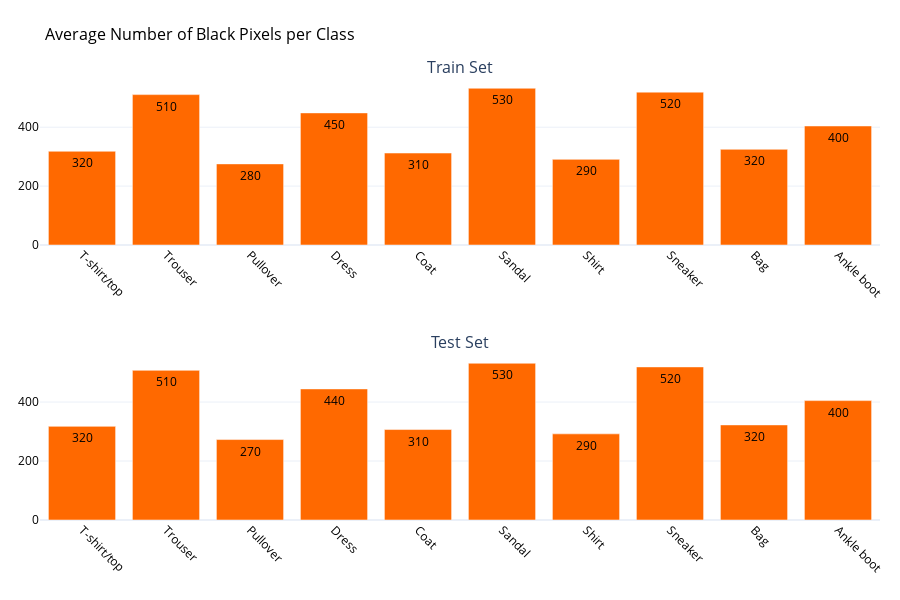

Here is the notebook cell this chart was saved with:
### Markdown cell above
<div style="display: flex; justify-content: space-between; align-items: center; width: 100%;">
    <span style="color: #ff6900; font-size: 35px; font-weight: bold;">Average Black Pixels</span>
    <span style="text-align: right; font-size: 12px;">Isabel Janez | Judith Romer</span>
</div>

### Code cell
eda.display_average_black_pixels(trainset, testset)

### Figure 1 — Plotly figure (JSON) as saved in the notebook; plotly's stock layout.template omitted (floating-point values rounded to 4 significant figures)
{"data": [{"marker": {"color": "#ff6900"}, "text": ["318.21", "510.64", "275.40", "448.52", "312.24", "532.23", "290.77", "519.06", "324.88", "404.14"], "textfont": {"color": "#000000"}, "textposition": "inside", "texttemplate": "%{text:.2s}", "type": "bar", "x": ["T-shirt/top", "Trouser", "Pullover", "Dress", "Coat", "Sandal", "Shirt", "Sneaker", "Bag", "Ankle boot"], "xaxis": "x", "y": [318.2, 510.6, 275.4, 448.5, 312.2, 532.2, 290.8, 519.1, 324.9, 404.1], "yaxis": "y"}, {"marker": {"color": "#ff6900"}, "text": ["317.53", "507.54", "272.81", "444.49", "306.76", "531.53", "292.10", "519.14", "322.44", "404.86"], "textfont": {"color": "#000000"}, "textposition": "inside", "texttemplate": "%{text:.2s}", "type": "bar", "x": ["T-shirt/top", "Trouser", "Pullover", "Dress", "Coat", "Sandal", "Shirt", "Sneaker", "Bag", "Ankle boot"], "xaxis": "x2", "y": [317.5, 507.5, 272.8, 444.5, 306.8, 531.5, 292.1, 519.1, 322.4, 404.9], "yaxis": "y2"}], "layout": {"annotations": [{"font": {"size": 16}, "showarrow": false, "text": "Train Set", "x": 0.5, "xanchor": "center", "xref": "paper", "y": 1, "yanchor": "bottom", "yref": "paper"}, {"font": {"size": 16}, "showarrow": false, "text": "Test Set", "x": 0.5, "xanchor": "center", "xref": "paper", "y": 0.375, "yanchor": "bottom", "yref": "paper"}], "height": 600, "margin": {"b": 80, "l": 40, "r": 20, "t": 80}, "showlegend": false, "title": {"font": {"color": "#000000", "size": 16}, "text": "Average Number of Black Pixels per Class"}, "xaxis": {"anchor": "y", "domain": [0, 1], "tickangle": 45, "tickfont": {"color": "#000000"}}, "xaxis2": {"anchor": "y2", "domain": [0, 1], "tickangle": 45, "tickfont": {"color": "#000000"}}, "yaxis": {"anchor": "x", "domain": [0.625, 1], "tickfont": {"color": "#000000"}}, "yaxis2": {"anchor": "x2", "domain": [0, 0.375], "tickfont": {"color": "#000000"}}}}
